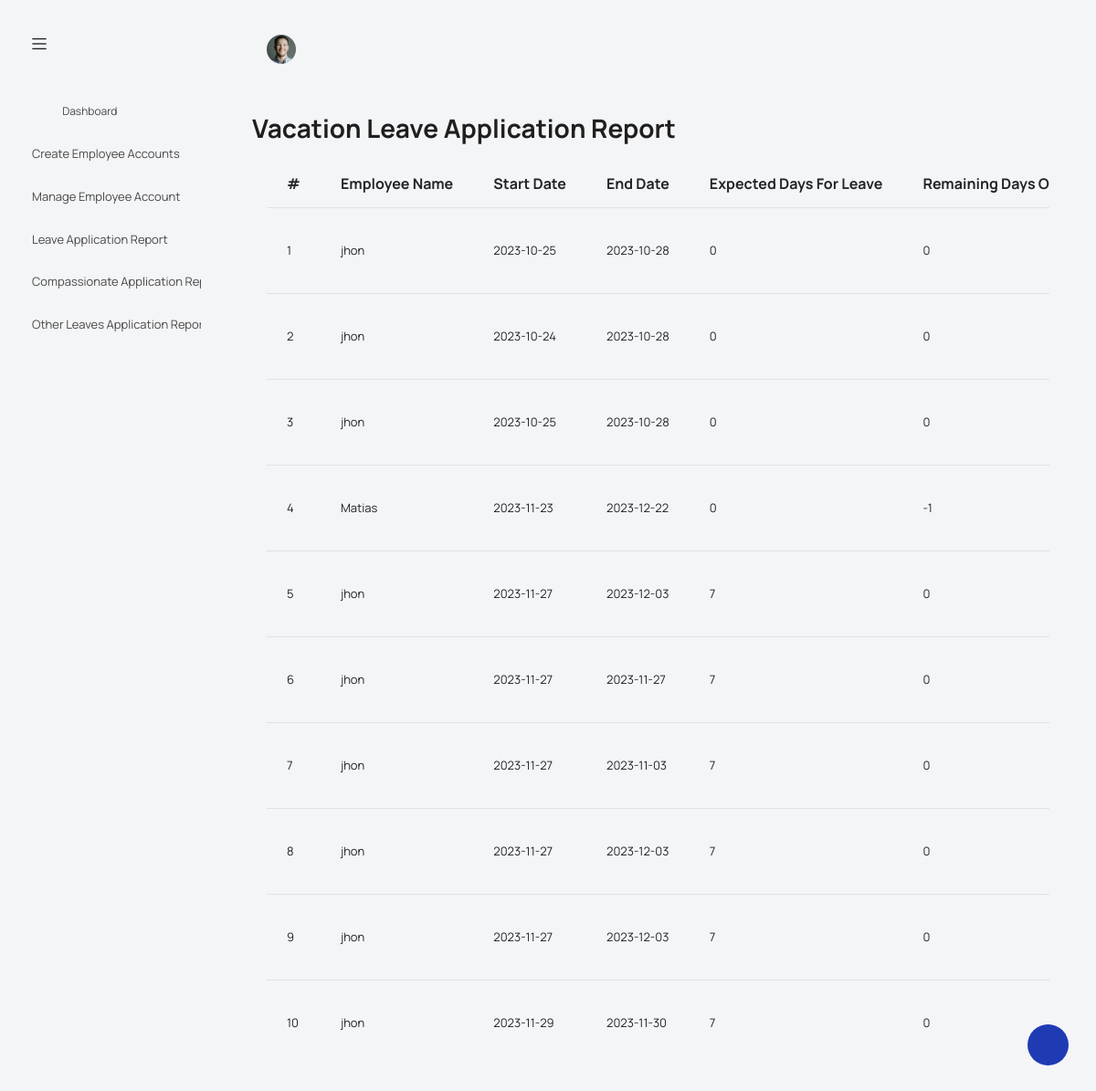
Page /hr-manager/view-Leave-applications-report.php on the committed database.
### tables this page shows
CREATE TABLE `leave_application` (
  `leave_id` int(11) NOT NULL,
  `employee_id` int(11) DEFAULT NULL,
  `startdate` date DEFAULT NULL,
  `enddate` date DEFAULT NULL,
  `leave_type` varchar(255) DEFAULT NULL,
  `Leavestatus` varchar(255) DEFAULT NULL,
  `hr_manager_comments` text DEFAULT NULL,
  `application_date` date NOT NULL,
  `employee_name` varchar(255) NOT NULL,
  `numDays` int(50) NOT NULL,
  `certificate_path` varchar(50) NOT NULL
);

### hr-manager/view-Leave-applications-report.php (the view, shortened to what this page needs)
<?php
 include("Logic-Layer/database-connection.php");
$query = "SELECT * FROM leave_application";
$result = mysqli_query($conn, $query);
$query_employee_leave = "SELECT * FROM employee";
$result_employee_leave = mysqli_query($conn, $query_employee_leave);
$employee_leave_data = array();
while ($row = mysqli_fetch_assoc($result_employee_leave)) {
    $employee_leave_data[$row['username']] = array(
        'vacation_leave' => $row['vacation_leave'],
        'compassionate_leave' => $row['compassionate_leave']
    );
}
?>
<!DOCTYPE html>
<html lang="en">
<head>
  <link rel="stylesheet" href="vendors/feather/feather.css">
  <link rel="stylesheet" href="vendors/mdi/css/materialdesignicons.min.css">
  <link rel="stylesheet" href="vendors/ti-icons/css/themify-icons.css">
  <link rel="stylesheet" href="vendors/typicons/typicons.css">
  <link rel="stylesheet" href="vendors/simple-line-icons/css/simple-line-icons.css">
  <link rel="stylesheet" href="vendors/css/vendor.bundle.base.css">
  <link rel="stylesheet" href="vendors/datatables.net-bs4/dataTables.bootstrap4.css">
  <link rel="stylesheet" href="js/select.dataTables.min.css">
  <link rel="stylesheet" href="css/vertical-layout-light/style.css">
</head>
<body>
    <nav class="navbar default-layout col-lg-12 col-12 p-0 fixed-top d-flex align-items-top flex-row">
      <div class="text-center navbar-brand-wrapper d-flex align-items-center justify-content-start">
        <div class="me-3">
          <button class="navbar-toggler navbar-toggler align-self-center" type="button" data-bs-toggle="minimize">
            <span class="icon-menu"></span>
          </button>
        </div>
      </div>
      <div class="navbar-menu-wrapper d-flex align-items-top">
        <li class="nav-item dropdown d-none d-lg-block user-dropdown">
            <a class="nav-link" id="UserDropdown" href="#" data-bs-toggle="dropdown" aria-expanded="false">
              <img class="img-xs rounded-circle" src="images/faces/face8.jpg" alt="Profile image"> </a>
          </li>
      </div>
    </nav>
    <div class="container-fluid page-body-wrapper">
      <div class="">
        <div id="settings-trigger"><i class="ti-settings"></i></div>
      </div>
      <nav class="sidebar sidebar-offcanvas" id="sidebar">
        <ul class="nav">
          <li class="nav-item">
            <a class="nav-link" href="index.html">
              <i class="mdi mdi-grid-large menu-icon"></i>
              <span class="menu-title">Dashboard</span>
            </a>
          </li>
          <li class="nav-item">
            <a class="nav-link" href="http://localhost/Leave-management-system/hr-manager/create-employee-accounts.php" aria-expanded="false" aria-controls="ui-basic">Create Employee Accounts</a>
          </li>
          <li class="nav-item">
            <a class="nav-link" href="http://localhost/Leave-management-system/hr-manager/manage-employee-accounts.php"  aria-controls="ui-basic">Manage Employee Account</a>
          </li>
          <li class="nav-item">
            <a class="nav-link" href="http://localhost/Leave-management-system/hr-manager/view-Leave-applications-report.php" aria-expanded="false" aria-controls="ui-basic">Leave Application Report</a>
          </li>
          <li class="nav-item">
            <a class="nav-link" href="http://localhost/Leave-management-system/hr-manager/view-compassionate-applications-report.php" aria-expanded="false" aria-controls="ui-basic">Compassionate Application Report</a>
         </li>
         <li class="nav-item">
            <a class="nav-link" href="http://localhost/Leave-management-system/hr-manager/view-other-leaves-applications-report.php" aria-expanded="false" aria-controls="ui-basic">Other Leaves  Application Report</a>
         </li>
        </ul>
      </nav>
      <div class="main-panel">
        <div class="content-wrapper">
        <div class="row">
      <div class="col-md-12 fw-bold fs-3">Vacation Leave Application Report</div>
    </div>
          <div class="card-body">
            <div class="table-responsive">
            <table id="example" class="table data-table" style="width:100%; height:400px;">
        <tr>
		   <th>#</th>
           <th>Employee Name</th>
            <th>Start Date</th>
            <th>End Date</th>
            <th>Expected Days For Leave</th>
            <th>Remaining Days Of Leave</th>
        </tr>
        <?php while ($row = mysqli_fetch_assoc($result)) { ?>
            <tr>
            <td><?php echo $row['leave_id']; ?></td>
            <td><?php echo $row['employee_name']; ?></td>
<td><?php echo $row['startdate']; ?></td>
<td><?php echo $row['enddate']; ?></td>
<td><?php echo $row['numDays']; ?></td>
            <?php
            $username = $row['employee_name'];
            $vacation_leave = isset($employee_leave_data[$username]) ? $employee_leave_data[$username]['vacation_leave'] : 'N/A';
               ?>
            <td><?php echo $vacation_leave; ?></td>
            </tr>
        <?php } ?>
    </table>
    </div>
          </div>
        </div>
      </div>
          </div>
</body>
</html>

### rows in the picture
leave_application: leave_id "1", employee_name "jhon", startdate "2023-10-25", enddate "2023-10-28", numDays "0", employee_name "0"
leave_application: leave_id "2", employee_name "jhon", startdate "2023-10-24", enddate "2023-10-28", numDays "0", employee_name "0"
leave_application: leave_id "3", employee_name "jhon", startdate "2023-10-25", enddate "2023-10-28", numDays "0", employee_name "0"
leave_application: leave_id "4", employee_name "Matias", startdate "2023-11-23", enddate "2023-12-22", numDays "0", employee_name "-1"
leave_application: leave_id "5", employee_name "jhon", startdate "2023-11-27", enddate "2023-12-03", numDays "7", employee_name "0"
leave_application: leave_id "6", employee_name "jhon", startdate "2023-11-27", enddate "2023-11-27", numDays "7", employee_name "0"
leave_application: leave_id "7", employee_name "jhon", startdate "2023-11-27", enddate "2023-11-03", numDays "7", employee_name "0"
leave_application: leave_id "8", employee_name "jhon", startdate "2023-11-27", enddate "2023-12-03", numDays "7", employee_name "0"
leave_application: leave_id "9", employee_name "jhon", startdate "2023-11-27", enddate "2023-12-03", numDays "7", employee_name "0"
leave_application: leave_id "10", employee_name "jhon", startdate "2023-11-29", enddate "2023-11-30", numDays "7", employee_name "0"
